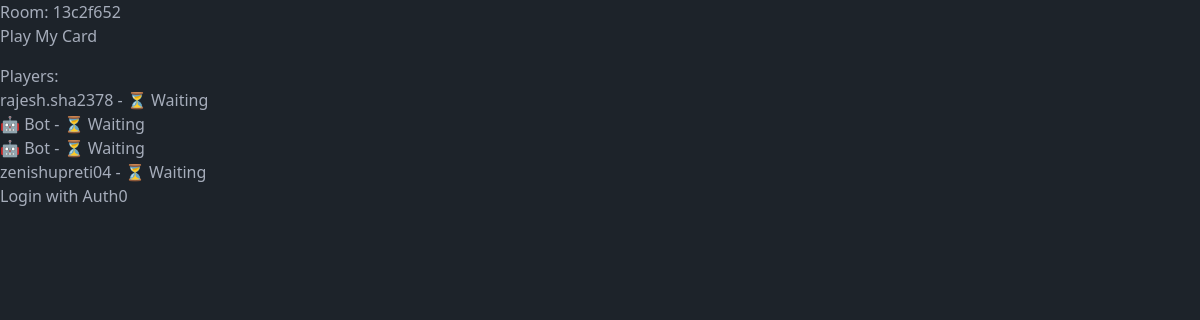
/room/13c2f652/, run on the app's committed database.
### home/models.py (models this page shows, shortened)
class GameRoom(models.Model):
    room_code = models.CharField(max_length=8, unique=True, default=uuid.uuid4)
    is_active = models.BooleanField(default=True)
    created_at = models.DateTimeField(auto_now_add=True)
    game_started = models.BooleanField(default=False)

class Player(models.Model):
    user = models.ForeignKey(User, on_delete=models.CASCADE, null=True, blank=True)
    room = models.ForeignKey(GameRoom, on_delete=models.CASCADE)
    card = models.JSONField(null=True, blank=True)
    total_score = models.IntegerField(default=0)
    has_played = models.BooleanField(default=False)
    is_bot = models.BooleanField(default=False)
    score = models.IntegerField(default=0)

### home/views.py (the view, shortened to what this page needs)
# urls.py: path('room/<str:room_code>/', views.room, name='room'),
def room(request, room_code):
    room = get_object_or_404(GameRoom, room_code=room_code)
    players = Player.objects.filter(room=room)
    current_player = None
    if request.user.is_authenticated:
        current_player = players.filter(user=request.user).first()
    players = Player.objects.filter(room=room)
    waiting_for_more_players = players.count() < 3
    if not room.game_started and not waiting_for_more_players:
        hands = deal_cards(len(players))
        for i, player in enumerate(players):
            player.card = hands[i]
            player.has_played = False
            player.save()
        room.game_started = True
        room.save()
    if all(p.has_played for p in players) and room.game_started:
        return redirect(f"/reveal/{room.room_code}/")
    evaluated = []
    for p in players:
        if len(p.card) == 3:
            hand_rank = evaluate_hand(p.card)
            evaluated.append((p, hand_rank))
    winner_player = None
    if evaluated:
        winner_player, _ = max(
            evaluated,
            key=lambda x: (-x[1][0], x[1][1])
        )
    return render(request, "home/room.html", {
        "room_code": room.room_code,
        "players": players,
        "current_player": current_player,
        "evaluated": evaluated,
        "winner": winner_player,
        "waiting_for_more_players": waiting_for_more_players,
        "player_count": players.count(),
    })

### home/utils.py (called while the page is built)
def deal_cards(num_players):
    suits = ['♠', '♥', '♦', '♣']
    ranks = ['2', '3', '4', '5', '6', '7', '8', '9', '10', 'J', 'Q', 'K', 'A']
    deck = [rank + suit for rank in ranks for suit in suits]  # 52 cards
    random.shuffle(deck)
    hands = []
    for i in range(num_players):
        hand = [deck.pop(), deck.pop(), deck.pop()]  # 3 cards per player
        hands.append(hand)
    return hands

def evaluate_hand(hand):
    rank_order = {r: i for i, r in enumerate(RANKS)}
    values = sorted([rank_order[c[:-1]] for c in hand], reverse=True)
    suits  = [c[-1] for c in hand]
    ranks  = [c[:-1] for c in hand]
    is_trail         = (len(set(ranks)) == 1)
    is_flush         = (len(set(suits)) == 1)
    seq              = is_sequence(values)
    is_pure_sequence = seq and is_flush
    is_pair          = (len(set(ranks)) == 2)
    if is_trail:
        return (1, values)
    if is_pure_sequence:
        return (2, values)
    if seq:
        return (3, values)
    if is_flush:
        return (4, values)
    if is_pair:
        return (5, values)
    return (6, values)

def is_sequence(values):
    sorted_vals = sorted(values)
    if sorted_vals == list(range(sorted_vals[0], sorted_vals[0] + 3)):
        return True
    return sorted_vals == [0, 1, 12]

### home/templates/home/room.html (shortened to what this page needs)
{% extends "home/base.html" %}
{% block content %}
<h1>Room: {{ room_code }}</h1>
{% if not waiting_for_more_players %}
  {% if not current_player.has_played %}
    <form method="post" action="/play/{{ room_code }}/">
      <button type="submit">Play My Card</button>
    </form>
  {% else %}
    <p>Waiting for others to play...</p>
  {% endif %}
{% else %}
  <p>Waiting for players to join... ({{ players|length }}/3)</p>
{% endif %}
<h3>Players:</h3>
<ul>
  {% for p in players %}
    <li>
      {% if p.is_bot %}
        🤖 Bot
      {% elif p.user %}
        {{ p.user.username|default:p.user.email }}
      {% else %}
        Guest
      {% endif %}
      - {% if p.has_played %} ✅ Played {% else %} ⏳ Waiting {% endif %}
    </li>
  {% endfor %}
</ul>
{% endblock %}

### data on the page
GameRoom: room_code "13c2f652"
Player: user.username "rajesh.sha2378", has_played "⏳ Waiting"
Player: is_bot "🤖 Bot", has_played "⏳ Waiting"
Player: is_bot "🤖 Bot", has_played "⏳ Waiting"
Player: user.username "zenishupreti04", has_played "⏳ Waiting"
